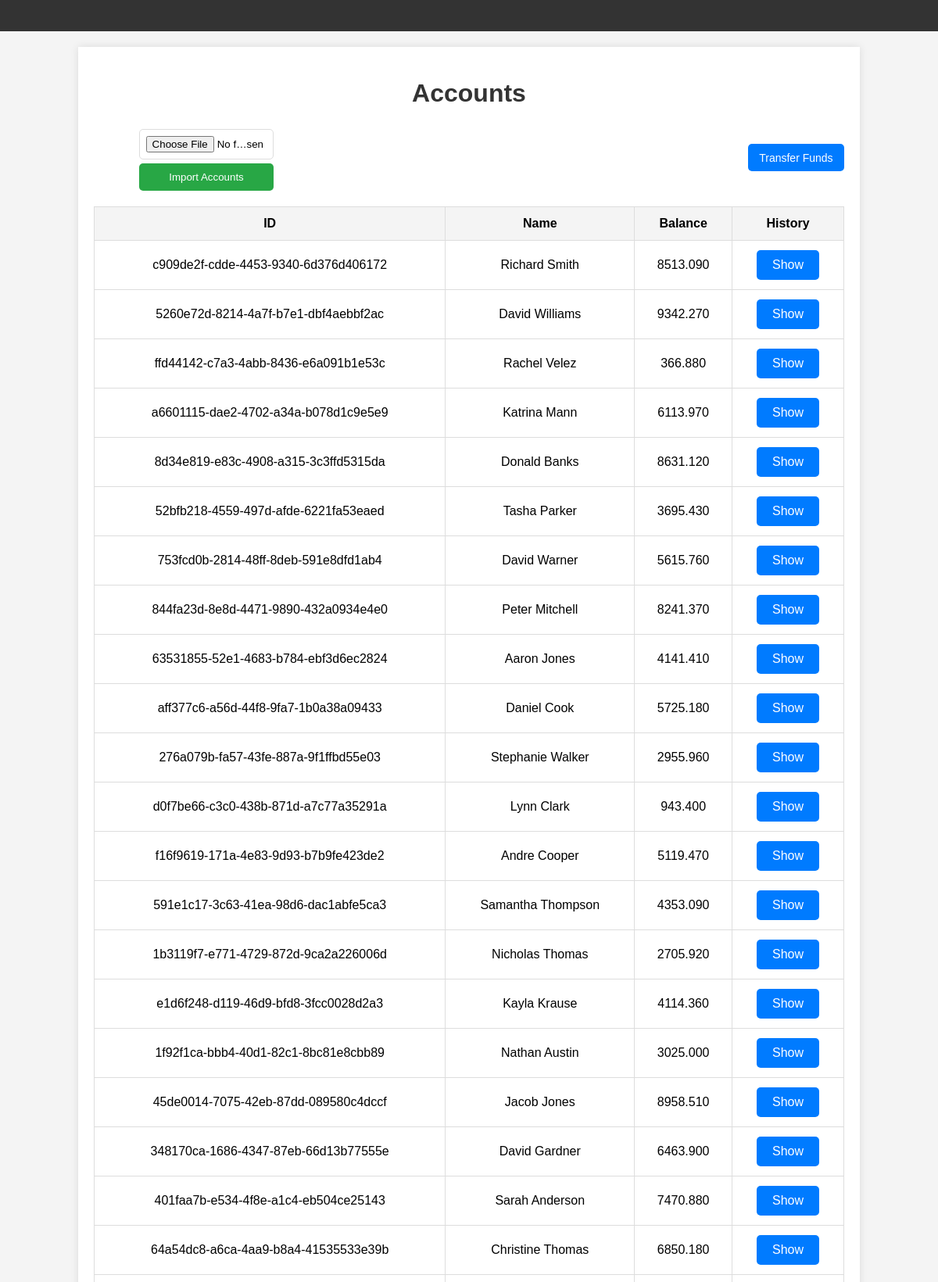
Screenshot of /?page=2 (upper part) with the database file from the repository.
### account_transfare_app/models.py (models this page shows, shortened)
class Accounts(models.Model):
    id = models.UUIDField(primary_key=True, editable=False)
    name = models.CharField(max_length=100)
    balance = models.DecimalField(max_digits=100, decimal_places=3)
    created_at = models.DateTimeField(auto_now_add=True, editable=False)
    updated_at = models.DateTimeField(auto_now=True)

### account_transfare_app/views.py (the view)
# urls.py: path('', views.list_accounts, name='list_accounts'),
def list_accounts(request):
    all_accounts = Accounts.objects.all()
    paginator = Paginator(all_accounts, 50)
    page_number = request.GET.get('page')
    accounts = paginator.get_page(page_number)
    return render(request, 'list_accounts.html', {'accounts': accounts})

### templates/list_accounts.html (shortened to what this page needs)
{% extends "base.html" %}
{% load static %}
{% block head %}
    <link rel="stylesheet" type="text/css" href="{% static 'css/styles.css' %}">
{% endblock %}
{% block content %}
<div class="container">
    <header>
        <h1>Accounts</h1>
    </header>
    <main>
        <div class="header-section">
            <div class="file-upload-section">
                 <form method="post" enctype="multipart/form-data" action="{% url 'import_accounts' %}">{% csrf_token %}
                    <input type="file" name="file" class="file-input" accept=".csv, .tsv, .xls, .xlsx, .json" required>
                     <button type="submit" class="redirect-button" style="background-color: #28a745">Import Accounts</button>
                 </form>
            </div>
            <a type="button" href="{% url 'transfer_funds' %}" class="btn btn-redirect">Transfer Funds</a>
        </div>
        <table>
            <thead>
                <tr>
                    <th>ID</th>
                    <th>Name</th>
                    <th>Balance</th>
                    <th>History</th>
                </tr>
            </thead>
            <tbody>
                {% for account in accounts %}
                    <tr>
                        <td>{{ account.id }}</td>
                        <td>{{ account.name }}</td>
                         <td>{{ account.balance }}</td>
                        <td><a href="{% url 'show_history' account.id %}" class="redirect-button">Show</a></td>
                    </tr>
                {% endfor %}
            </tbody>
        </table>
    </main>
</div>
{% endblock %}

### static/css/navbar.css (style rules this page uses)
body { font-family: Arial, sans-serif; margin: 0; padding: 0; }

### static/css/styles.css (style rules this page uses)
body { font-family: Arial, sans-serif; background-color: #f4f4f4; margin: 0; padding: 0; }
.container { width: 80%; margin: 20px auto; background: #fff; padding: 20px; box-shadow: 0 0 10px rgba(0, 0, 0, 0.1); }
header { text-align: center; margin-bottom: 20px; }
h1 { color: #333; }
table { width: 100%; border-collapse: collapse; margin-bottom: 20px; }
th, td { padding: 12px; border: 1px solid #ddd; text-align: center; }
th { background-color: #f4f4f4; }
form { display: flex; flex-direction: column; width: 60%; margin: 0 auto; }
form input, form select, form button { padding: 8px; margin-top: 5px; border: 1px solid #ddd; border-radius: 3px; }
form input, form select { box-sizing: border-box; width: 100%; }
.redirect-button { display: inline-block; padding: 10px 20px; background-color: #007bff; color: white; text-decoration: none; border: none; cursor: pointer; border-radius: 5px; }
.btn { padding: 10px 20px; border: none; border-radius: 5px; cursor: pointer; font-size: 14px; transition: background-color 0.3s, transform 0.3s; }
.btn-redirect { display: inline-block; background-color: #007bff; color: white; text-decoration: none; border: none; cursor: pointer; padding: 1% 1.5%; border-radius: 5px; }
.header-section { display: flex; justify-content: space-between; align-items: center; margin-bottom: 20px; }
.file-upload-section { display: flex; align-items: center; gap: 10px; width:30%; }
.file-input { padding: 8px; border: 1px solid #ddd; border-radius: 5px; }

### rows the page displays
Accounts: id "c909de2f-cdde-4453-9340-6d376d406172", name "Richard Smith", balance "8513.090"
Accounts: id "5260e72d-8214-4a7f-b7e1-dbf4aebbf2ac", name "David Williams", balance "9342.270"
Accounts: id "ffd44142-c7a3-4abb-8436-e6a091b1e53c", name "Rachel Velez", balance "366.880"
Accounts: id "a6601115-dae2-4702-a34a-b078d1c9e5e9", name "Katrina Mann", balance "6113.970"
Accounts: id "8d34e819-e83c-4908-a315-3c3ffd5315da", name "Donald Banks", balance "8631.120"
Accounts: id "52bfb218-4559-497d-afde-6221fa53eaed", name "Tasha Parker", balance "3695.430"
Accounts: id "753fcd0b-2814-48ff-8deb-591e8dfd1ab4", name "David Warner", balance "5615.760"
Accounts: id "844fa23d-8e8d-4471-9890-432a0934e4e0", name "Peter Mitchell", balance "8241.370"
Accounts: id "63531855-52e1-4683-b784-ebf3d6ec2824", name "Aaron Jones", balance "4141.410"
Accounts: id "aff377c6-a56d-44f8-9fa7-1b0a38a09433", name "Daniel Cook", balance "5725.180"
Accounts: id "276a079b-fa57-43fe-887a-9f1ffbd55e03", name "Stephanie Walker", balance "2955.960"
Accounts: id "d0f7be66-c3c0-438b-871d-a7c77a35291a", name "Lynn Clark", balance "943.400"
Accounts: id "f16f9619-171a-4e83-9d93-b7b9fe423de2", name "Andre Cooper", balance "5119.470"
Accounts: id "591e1c17-3c63-41ea-98d6-dac1abfe5ca3", name "Samantha Thompson", balance "4353.090"
Accounts: id "1b3119f7-e771-4729-872d-9ca2a226006d", name "Nicholas Thomas", balance "2705.920"
Accounts: id "e1d6f248-d119-46d9-bfd8-3fcc0028d2a3", name "Kayla Krause", balance "4114.360"
Accounts: id "1f92f1ca-bbb4-40d1-82c1-8bc81e8cbb89", name "Nathan Austin", balance "3025.000"
Accounts: id "45de0014-7075-42eb-87dd-089580c4dccf", name "Jacob Jones", balance "8958.510"
Accounts: id "348170ca-1686-4347-87eb-66d13b77555e", name "David Gardner", balance "6463.900"
Accounts: id "401faa7b-e534-4f8e-a1c4-eb504ce25143", name "Sarah Anderson", balance "7470.880"
Accounts: id "64a54dc8-a6ca-4aa9-b8a4-41535533e39b", name "Christine Thomas", balance "6850.180"
